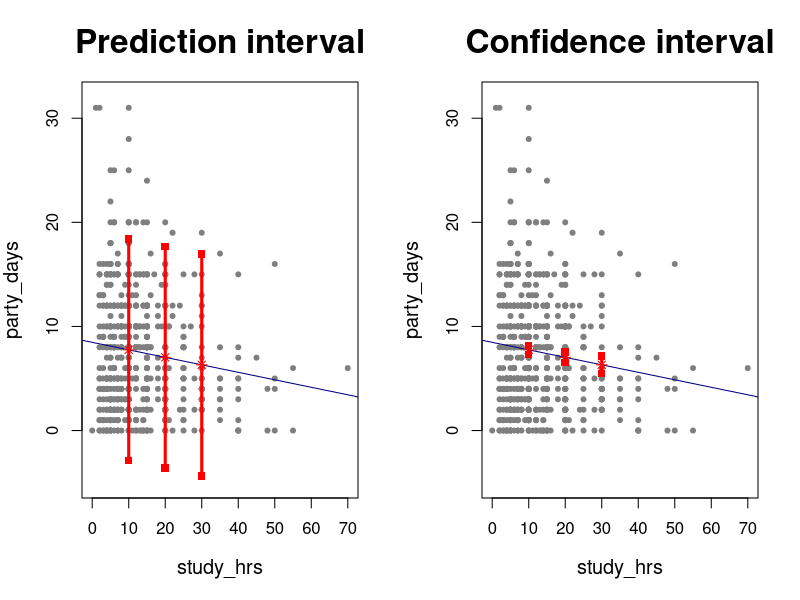
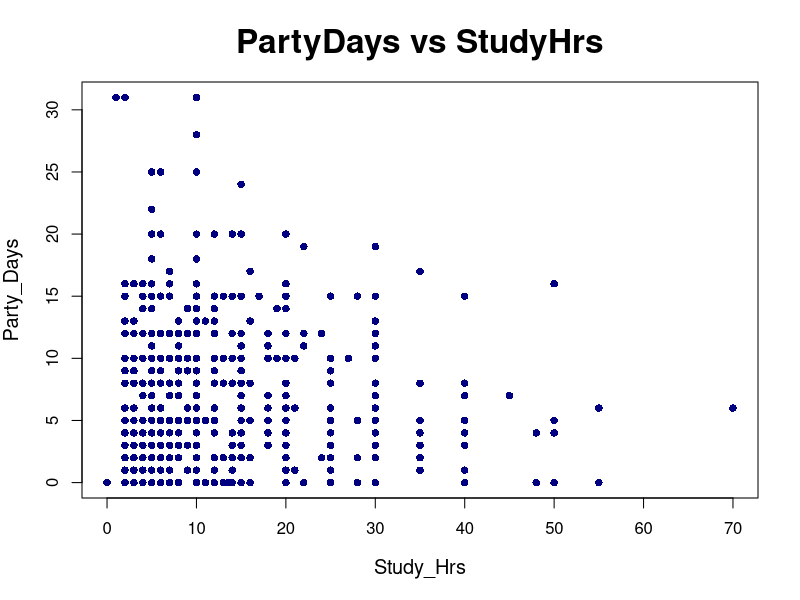
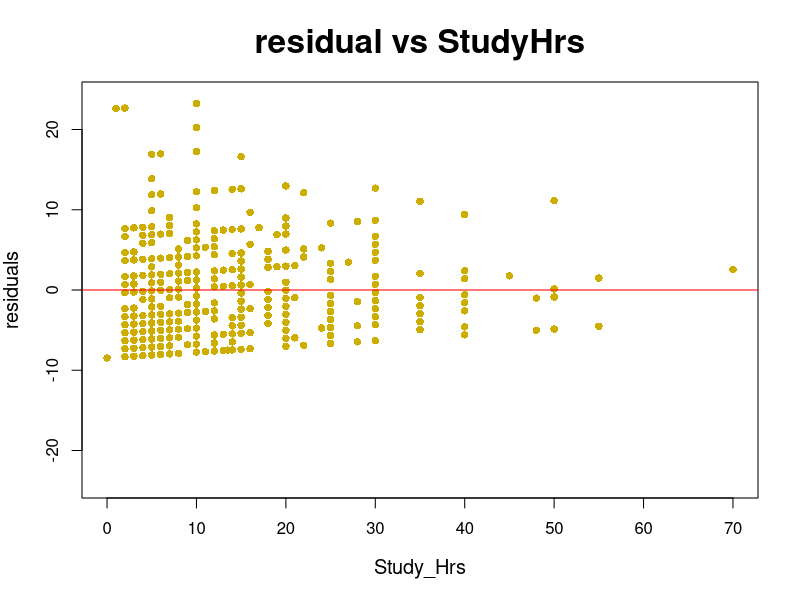
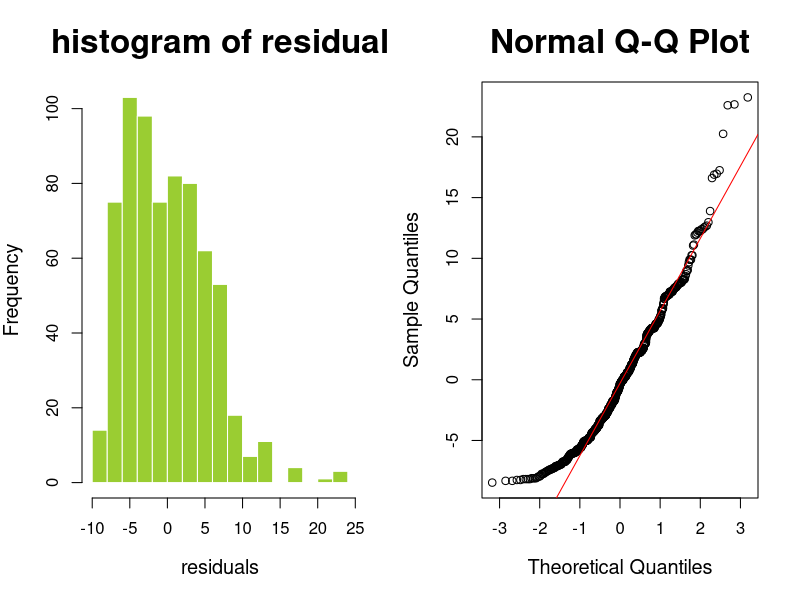

Reproduce these figures in R, in order.
#data cleaning
student=read.csv("Student.csv",sep=",",header=T)

student=student[,c("PartyDays","StudyHrs")]
student=na.omit(student)

PartyDays=student$PartyDays
StudyHrs=student$StudyHrs

#simple linear regression
RESULTS=lm(PartyDays~StudyHrs, data=student)
summary(RESULTS)

#correlation coefficient
cor.test(PartyDays,StudyHrs)

#ANOVA
anova(RESULTS)

#手動計算
x.mean=mean(student$StudyHrs)
y.mean=mean(student$PartyDays)

student$xx=student$StudyHrs- x.mean
student$yy=student$PartyDays - y.mean
student$xxyy=student$xx*student$yy
student$xx2= student$xx^2

##b1
b1 = sum(student$xxyy)/sum(student$xx2);b1

##SSE
RESULTS=lm(PartyDays~StudyHrs, data=student)

yhat=RESULTS$fitted.values
SSE=sum((student$PartyDays-yhat)^2);SSE

##standard error of residual
s=sqrt(SSE/(nrow(student)-2));s

#PI
PI=predict(RESULTS,data.frame(StudyHrs=c(10,20,30)),interval="prediction",level=0.95)

#CI
CI=predict(RESULTS,data.frame(StudyHrs=c(10,20,30)),interval="confidence",level=0.95)

#plotting
fit=PI[,1]
PI.low=PI[,2]
PI.high=PI[,3]

CI.low=CI[,2]
CI.high=CI[,3]

xx.test=c(10,20,30)

par(mfrow=c(1,2))#把畫布分開(列，欄)

#plot PI

plot(PartyDays~StudyHrs,data=student,pch=20,col="gray50",
     main="Prediction interval",xlab="study_hrs",ylab="party_days",
     ylim=c(-5,32),cex.main=2,cex.lab=1.2)

abline(RESULTS,col="navy")
for(i in 1:length(xx.test)){
  lines(c(xx.test[i],xx.test[i]),c(PI.low[i],PI.high[i]),col="red",lwd=3)
  points(xx.test[i],PI.low[i],col="red",pch=15)
  points(xx.test[i],PI.high[i],col="red",pch=15)
  points(xx.test[i],fit[i],col="red",pch=8)
}

#plot CI
plot(PartyDays~StudyHrs,data=student,pch=20,col="gray50",
     main="Confidence interval",xlab="study_hrs",ylab="party_days",
     ylim=c(-5,32),cex.main=2,cex.lab=1.2)

abline(RESULTS,col="navy")
for(i in 1:length(xx.test)){
  lines(c(xx.test[i],xx.test[i]),c(CI.low[i],CI.high[i]),col="red",lwd=3)
  points(xx.test[i],CI.low[i],col="red",pch=15)
  points(xx.test[i],CI.high[i],col="red",pch=15)
  points(xx.test[i],fit[i],col="red",pch=8)
}

#draw the scatter plot
dev.off()
##y vs x
plot(PartyDays~StudyHrs,pch=16,cex=1,col="navy",
     main="PartyDays vs StudyHrs",xlab="Study_Hrs",ylab="Party_Days",cex.main=2,cex.lab=1.2)

#residuals vs x
res=RESULTS$res
plot(res~StudyHrs,pch=16,cex=1,col="gold3",
     main="residual vs StudyHrs",xlab="Study_Hrs",ylab="residuals",
     ylim=c(-24,24),cex.main=2,cex.lab=1.2)

abline(h=0,col="red")

#histogram of residuals
par(mfrow=c(1,2))

hist(res,breaks=20,border="white",col="olivedrab3",
     main="histogram of residual", xlab="residuals",
     cex.main=2,cex.lab=1.2)

#qqplot
qqnorm(res,cex.main=2,cex.lab=1.2)
qqline(res,col="red")

